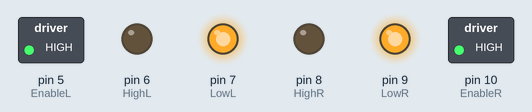
The sketch below on a simulated Arduino Uno, built with avr-gcc and run on an emulated ATmega328P. Shown: switched loads named in the sketch (green lamp = pin HIGH), output pins drawn as LEDs (lit = HIGH).

Above: at 1.0 s.
At 3.0 s:
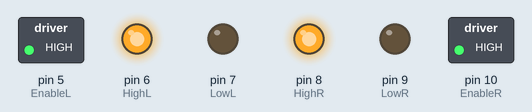
Timing chart, 0 to 4.6 s (numbered marks = the images above):
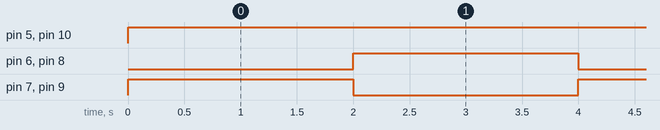

The sketch:

Forward_Backward.ino
```cpp
const int EnableL = 5;
const int HighL = 6;       // LEFT SIDE MOTOR
const int LowL =7;

const int EnableR = 10;
const int HighR = 8;       //RIGHT SIDE MOTOR
const int LowR =9;

void setup() {

pinMode(EnableL, OUTPUT);
pinMode(HighL, OUTPUT);
pinMode(LowL, OUTPUT);


pinMode(EnableR, OUTPUT);
pinMode(HighR, OUTPUT);
pinMode(LowR, OUTPUT);

}

void Forward()
{
  digitalWrite(HighL, LOW);
  digitalWrite(LowL, HIGH);
  analogWrite(EnableL,255);

  digitalWrite(HighR, LOW);
  digitalWrite(LowR, HIGH);
  analogWrite(EnableR,255);

}


void Backward()
{
  digitalWrite(HighL, HIGH);
  digitalWrite(LowL, LOW);
  analogWrite(EnableL,255);

  digitalWrite(HighR, HIGH);
  digitalWrite(LowR, LOW);
  analogWrite(EnableR,255);

}


void loop()
{
Forward();
delay(2000);
Backward();
delay(2000);

}
```

Measured:
- by itself, pin 5 (EnableL), pin 10 (EnableR): LOW → HIGH at 0.00 s
- by itself, pin 6 (HighL), pin 7 (LowL), pin 8 (HighR), pin 9 (LowR): alternates HIGH for 2.0 s and LOW for 2.0 s
